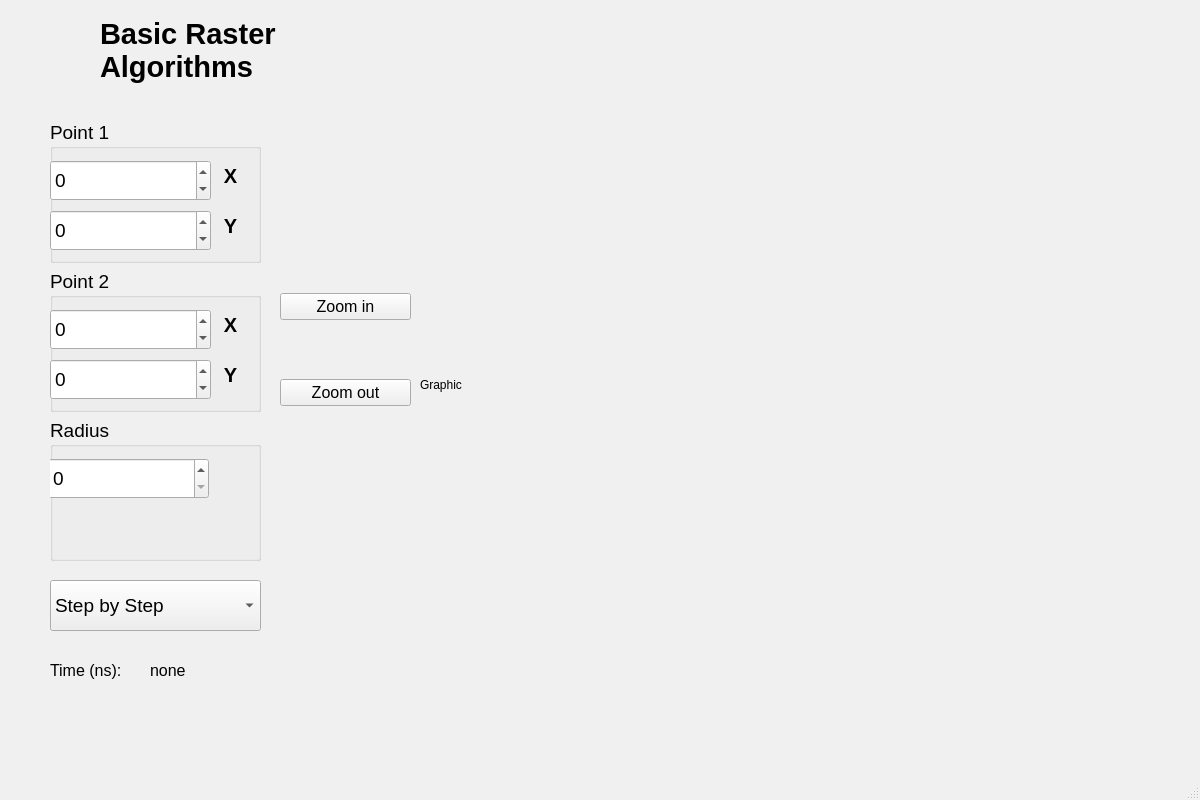
<?xml version="1.0" encoding="UTF-8"?>
<ui version="4.0">
 <class>MainWindow</class>
 <widget class="QMainWindow" name="MainWindow">
  <property name="geometry">
   <rect>
    <x>0</x>
    <y>0</y>
    <width>1200</width>
    <height>800</height>
   </rect>
  </property>
  <property name="palette">
   <palette>
    <active>
     <colorrole role="Window">
      <brush brushstyle="SolidPattern">
       <color alpha="255">
        <red>255</red>
        <green>231</green>
        <blue>255</blue>
       </color>
      </brush>
     </colorrole>
    </active>
    <inactive>
     <colorrole role="Window">
      <brush brushstyle="SolidPattern">
       <color alpha="255">
        <red>240</red>
        <green>240</green>
        <blue>240</blue>
       </color>
      </brush>
     </colorrole>
    </inactive>
    <disabled>
     <colorrole role="Window">
      <brush brushstyle="SolidPattern">
       <color alpha="255">
        <red>255</red>
        <green>231</green>
        <blue>255</blue>
       </color>
      </brush>
     </colorrole>
    </disabled>
   </palette>
  </property>
  <property name="windowTitle">
   <string>MainWindow</string>
  </property>
  <property name="autoFillBackground">
   <bool>false</bool>
  </property>
  <property name="styleSheet">
   <string notr="true"/>
  </property>
  <widget class="QWidget" name="centralwidget">
   <widget class="QComboBox" name="comboBox">
    <property name="geometry">
     <rect>
      <x>50</x>
      <y>580</y>
      <width>211</width>
      <height>51</height>
     </rect>
    </property>
    <property name="font">
     <font>
      <pointsize>14</pointsize>
     </font>
    </property>
    <property name="editable">
     <bool>false</bool>
    </property>
    <property name="currentText">
     <string>Step by Step</string>
    </property>
    <item>
     <property name="text">
      <string>Step by Step</string>
     </property>
    </item>
    <item>
     <property name="text">
      <string>DDA</string>
     </property>
    </item>
    <item>
     <property name="text">
      <string>Bresenham</string>
     </property>
    </item>
    <item>
     <property name="text">
      <string>Bresenham Circle</string>
     </property>
    </item>
   </widget>
   <widget class="QLabel" name="label">
    <property name="geometry">
     <rect>
      <x>420</x>
      <y>10</y>
      <width>750</width>
      <height>750</height>
     </rect>
    </property>
    <property name="autoFillBackground">
     <bool>true</bool>
    </property>
    <property name="text">
     <string>Graphic</string>
    </property>
   </widget>
   <widget class="QWidget" name="layoutWidget">
    <property name="geometry">
     <rect>
      <x>50</x>
      <y>120</y>
      <width>211</width>
      <height>441</height>
     </rect>
    </property>
    <layout class="QVBoxLayout" name="verticalLayout">
     <item>
      <widget class="QGroupBox" name="groupBox">
       <property name="font">
        <font>
         <pointsize>14</pointsize>
        </font>
       </property>
       <property name="title">
        <string>Point 1</string>
       </property>
       <widget class="QSpinBox" name="y1">
        <property name="geometry">
         <rect>
          <x>0</x>
          <y>90</y>
          <width>161</width>
          <height>41</height>
         </rect>
        </property>
        <property name="minimum">
         <number>-15</number>
        </property>
        <property name="maximum">
         <number>15</number>
        </property>
       </widget>
       <widget class="QSpinBox" name="x1">
        <property name="geometry">
         <rect>
          <x>0</x>
          <y>40</y>
          <width>161</width>
          <height>41</height>
         </rect>
        </property>
        <property name="minimum">
         <number>-15</number>
        </property>
        <property name="maximum">
         <number>15</number>
        </property>
       </widget>
       <widget class="QLabel" name="x1_label">
        <property name="geometry">
         <rect>
          <x>160</x>
          <y>40</y>
          <width>41</width>
          <height>31</height>
         </rect>
        </property>
        <property name="font">
         <font>
          <pointsize>15</pointsize>
          <bold>true</bold>
         </font>
        </property>
        <property name="text">
         <string>X</string>
        </property>
        <property name="alignment">
         <set>Qt::AlignCenter</set>
        </property>
       </widget>
       <widget class="QLabel" name="X_2">
        <property name="geometry">
         <rect>
          <x>160</x>
          <y>90</y>
          <width>41</width>
          <height>31</height>
         </rect>
        </property>
        <property name="font">
         <font>
          <pointsize>15</pointsize>
          <bold>true</bold>
         </font>
        </property>
        <property name="text">
         <string>Y</string>
        </property>
        <property name="alignment">
         <set>Qt::AlignCenter</set>
        </property>
       </widget>
      </widget>
     </item>
     <item>
      <widget class="QGroupBox" name="groupBox_2">
       <property name="font">
        <font>
         <pointsize>14</pointsize>
        </font>
       </property>
       <property name="title">
        <string>Point 2</string>
       </property>
       <widget class="QSpinBox" name="x2">
        <property name="geometry">
         <rect>
          <x>0</x>
          <y>40</y>
          <width>161</width>
          <height>41</height>
         </rect>
        </property>
        <property name="minimum">
         <number>-15</number>
        </property>
        <property name="maximum">
         <number>15</number>
        </property>
       </widget>
       <widget class="QSpinBox" name="y2">
        <property name="geometry">
         <rect>
          <x>0</x>
          <y>90</y>
          <width>161</width>
          <height>41</height>
         </rect>
        </property>
        <property name="minimum">
         <number>-15</number>
        </property>
        <property name="maximum">
         <number>15</number>
        </property>
       </widget>
       <widget class="QLabel" name="x2_label">
        <property name="geometry">
         <rect>
          <x>160</x>
          <y>40</y>
          <width>41</width>
          <height>31</height>
         </rect>
        </property>
        <property name="font">
         <font>
          <pointsize>15</pointsize>
          <bold>true</bold>
         </font>
        </property>
        <property name="text">
         <string>X</string>
        </property>
        <property name="alignment">
         <set>Qt::AlignCenter</set>
        </property>
       </widget>
       <widget class="QLabel" name="y2_label">
        <property name="geometry">
         <rect>
          <x>160</x>
          <y>90</y>
          <width>41</width>
          <height>31</height>
         </rect>
        </property>
        <property name="font">
         <font>
          <pointsize>15</pointsize>
          <bold>true</bold>
         </font>
        </property>
        <property name="text">
         <string>Y</string>
        </property>
        <property name="alignment">
         <set>Qt::AlignCenter</set>
        </property>
       </widget>
      </widget>
     </item>
     <item>
      <widget class="QGroupBox" name="groupBox_3">
       <property name="font">
        <font>
         <pointsize>14</pointsize>
        </font>
       </property>
       <property name="title">
        <string>Radius</string>
       </property>
       <widget class="QSpinBox" name="radius">
        <property name="geometry">
         <rect>
          <x>-2</x>
          <y>40</y>
          <width>161</width>
          <height>41</height>
         </rect>
        </property>
        <property name="maximum">
         <number>15</number>
        </property>
       </widget>
      </widget>
     </item>
    </layout>
   </widget>
   <widget class="QWidget" name="layoutWidget">
    <property name="geometry">
     <rect>
      <x>280</x>
      <y>240</y>
      <width>131</width>
      <height>221</height>
     </rect>
    </property>
    <layout class="QVBoxLayout" name="verticalLayout_2">
     <item>
      <widget class="QPushButton" name="zoomIn">
       <property name="font">
        <font>
         <pointsize>12</pointsize>
        </font>
       </property>
       <property name="text">
        <string>Zoom in</string>
       </property>
       <property name="icon">
        <iconset>
         <normaloff>../build-PKG_lab4-Desktop_Qt_5_15_2_MinGW_64_bit-Debug/zoom-in.png</normaloff>../build-PKG_lab4-Desktop_Qt_5_15_2_MinGW_64_bit-Debug/zoom-in.png</iconset>
       </property>
       <property name="iconSize">
        <size>
         <width>30</width>
         <height>30</height>
        </size>
       </property>
      </widget>
     </item>
     <item>
      <widget class="QPushButton" name="pushButton_2">
       <property name="font">
        <font>
         <pointsize>12</pointsize>
        </font>
       </property>
       <property name="text">
        <string>Zoom out</string>
       </property>
       <property name="icon">
        <iconset>
         <normaloff>../build-PKG_lab4-Desktop_Qt_5_15_2_MinGW_64_bit-Debug/zoom-out.png</normaloff>../build-PKG_lab4-Desktop_Qt_5_15_2_MinGW_64_bit-Debug/zoom-out.png</iconset>
       </property>
       <property name="iconSize">
        <size>
         <width>30</width>
         <height>30</height>
        </size>
       </property>
      </widget>
     </item>
    </layout>
   </widget>
   <widget class="QLabel" name="label_4">
    <property name="geometry">
     <rect>
      <x>100</x>
      <y>0</y>
      <width>251</width>
      <height>101</height>
     </rect>
    </property>
    <property name="font">
     <font>
      <pointsize>22</pointsize>
      <bold>true</bold>
     </font>
    </property>
    <property name="text">
     <string>Basic Raster 
Algorithms</string>
    </property>
   </widget>
   <widget class="QLabel" name="label_2">
    <property name="geometry">
     <rect>
      <x>50</x>
      <y>650</y>
      <width>101</width>
      <height>41</height>
     </rect>
    </property>
    <property name="font">
     <font>
      <pointsize>12</pointsize>
     </font>
    </property>
    <property name="text">
     <string>Time (ns): </string>
    </property>
   </widget>
   <widget class="QLabel" name="time_label">
    <property name="geometry">
     <rect>
      <x>150</x>
      <y>650</y>
      <width>121</width>
      <height>41</height>
     </rect>
    </property>
    <property name="font">
     <font>
      <pointsize>12</pointsize>
     </font>
    </property>
    <property name="text">
     <string>none</string>
    </property>
   </widget>
   <widget class="QLabel" name="label_3">
    <property name="geometry">
     <rect>
      <x>20</x>
      <y>20</y>
      <width>60</width>
      <height>60</height>
     </rect>
    </property>
    <property name="text">
     <string/>
    </property>
    <property name="pixmap">
     <pixmap>../build-PKG_lab4-Desktop_Qt_5_15_2_MinGW_64_bit-Debug/checkmark.png</pixmap>
    </property>
    <property name="scaledContents">
     <bool>true</bool>
    </property>
   </widget>
  </widget>
  <widget class="QMenuBar" name="menubar">
   <property name="geometry">
    <rect>
     <x>0</x>
     <y>0</y>
     <width>1200</width>
     <height>25</height>
    </rect>
   </property>
  </widget>
  <widget class="QStatusBar" name="statusbar"/>
 </widget>
 <resources/>
 <connections/>
</ui>
